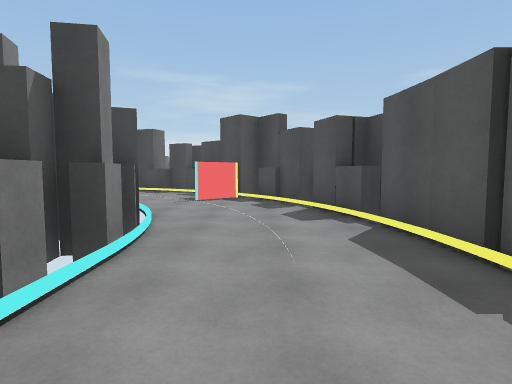
view 1 (above)

24 first-person views from a walk through a scene from a Unity 3-D project. The camera is 1.5 m above the floor, tilts 4° down and sees 80° across. The floor is counted in squares, 2 m on a side. Each view is taken from the middle of a square. On the plan, view 1 faces up. The plan holds only what a view shows up to about 10 squares ahead; the rest is blank. The place goes on beyond the plan. The player character is not drawn.

view 2
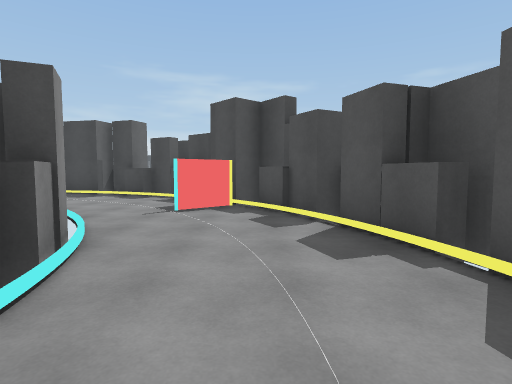

view 3
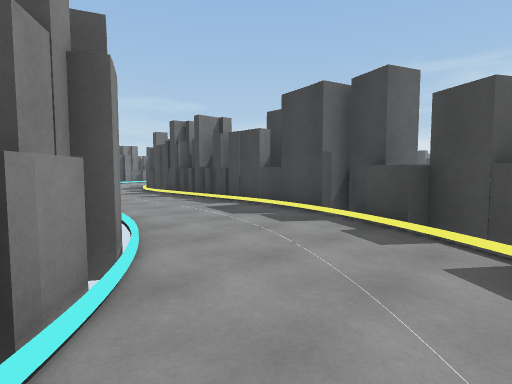

view 4
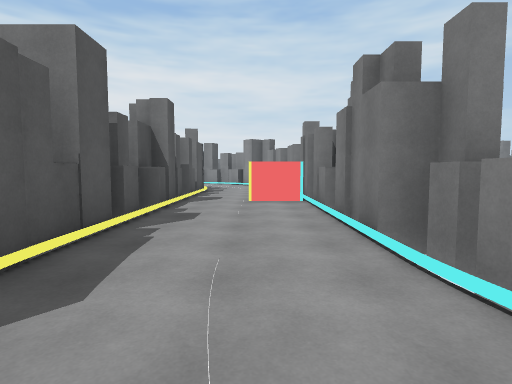

view 5
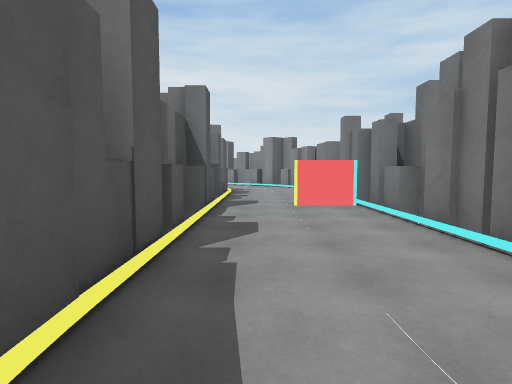

view 6
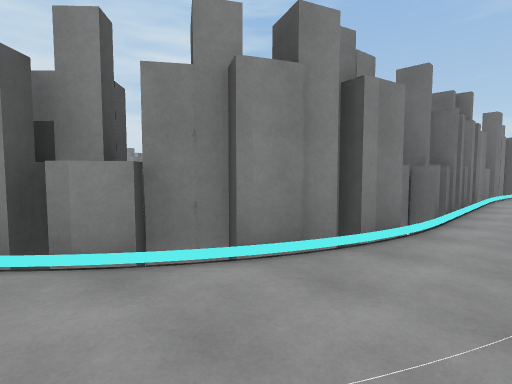

view 7
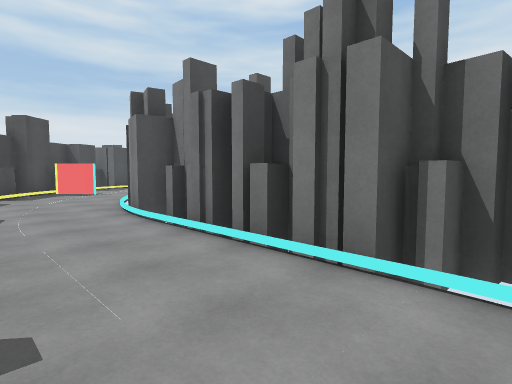

view 8
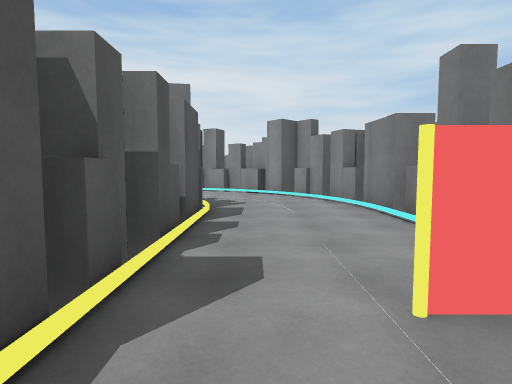

view 9
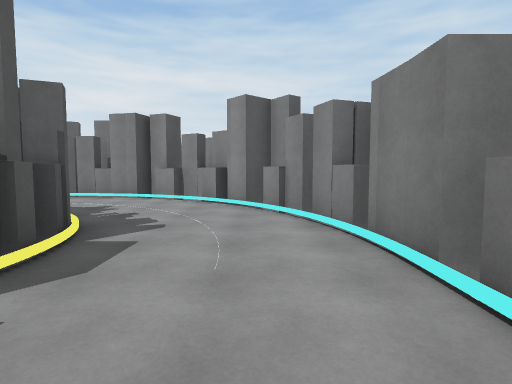

view 10
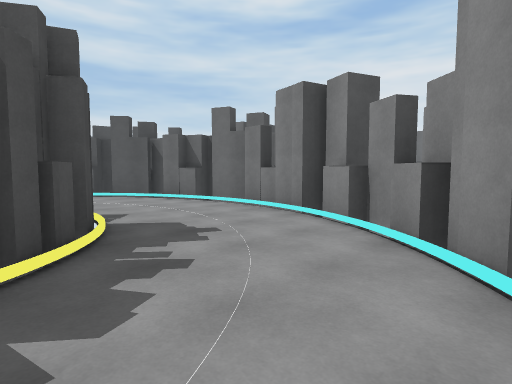

view 11
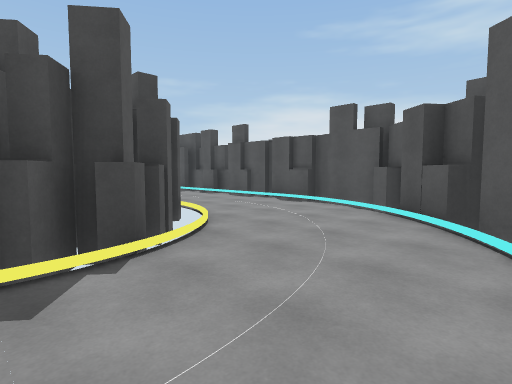

view 12
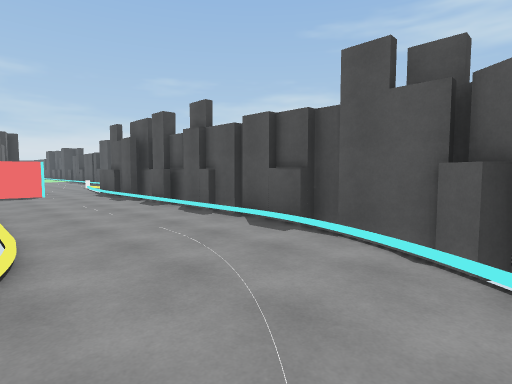

view 13
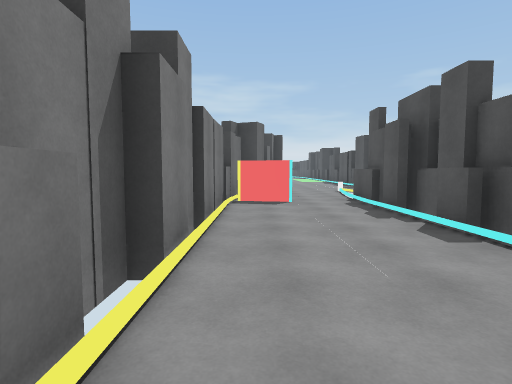

view 14
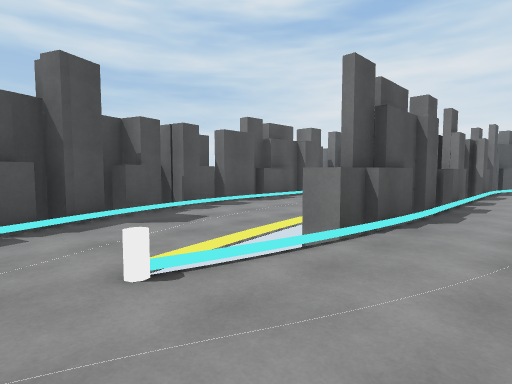

view 15
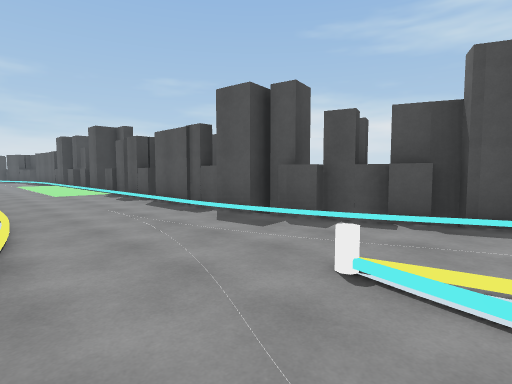

view 16
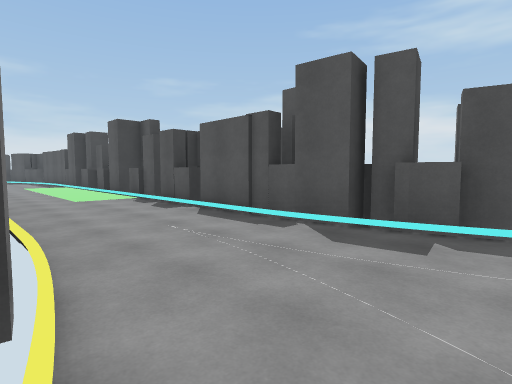

view 17
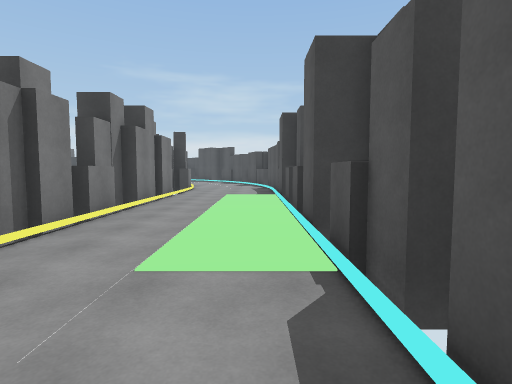

view 18
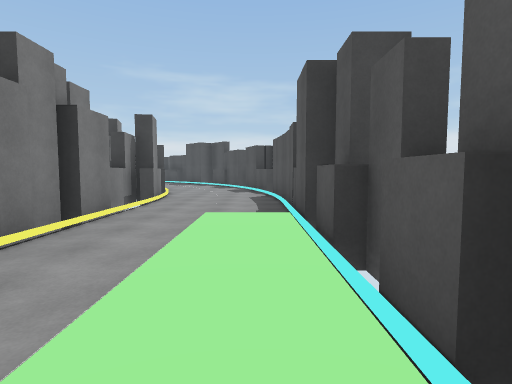

view 19
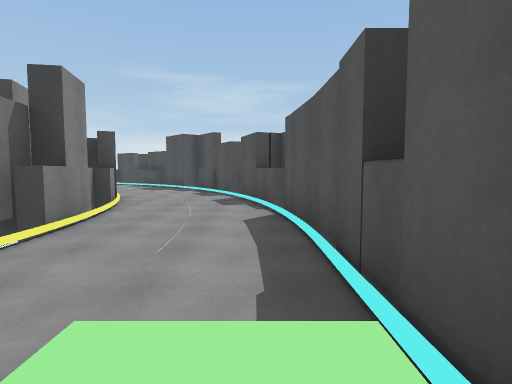

view 20
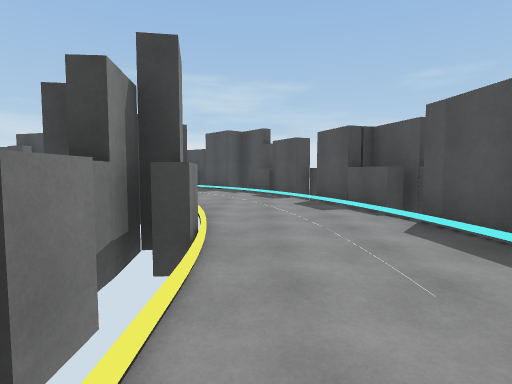

view 21
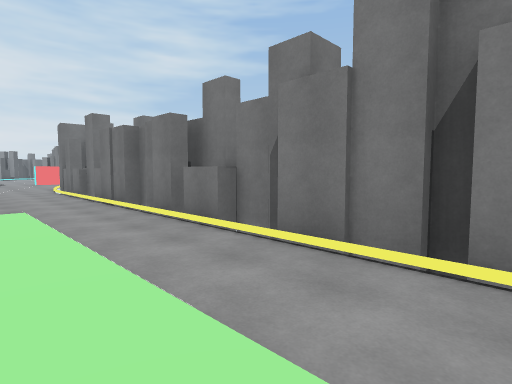

view 22
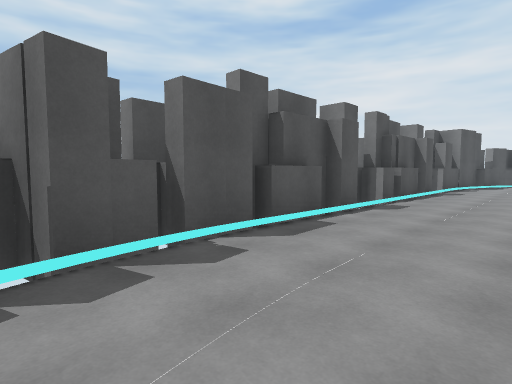

view 23
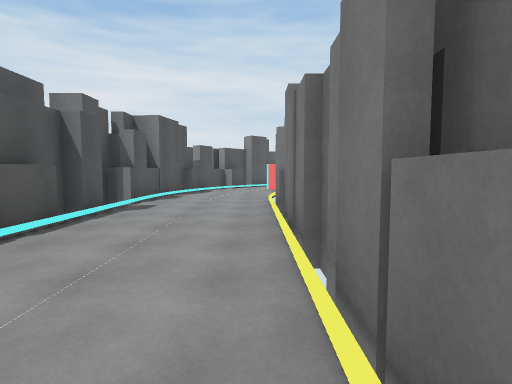

view 24
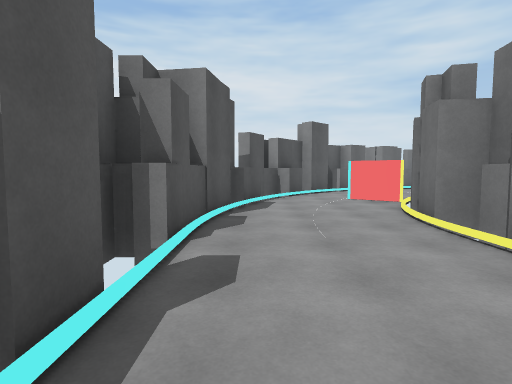

### Floor plan
Key: @ floor where view 1 was taken; # wall or solid block; . floor; = window, fence, low wall or low ledge; ^ raised ledge; O other object.
Columns run from 12 left of view 1 to 16 right of it. Each row starts with its distance up from view 1.
 29                      ...##
 28                     #....#
 27                     ##...##
 26                      #....#
 25                      ##...^
 24                      ##...#
 23                      #^...#
 22                       ^...#
 21                       #...#
 20                       #...#
 19                       #...#
 18                       #...#
 17                       #...^
 16                      #^...#
 15                       #...#
 14                       #...#
 13                       #...#
 12  #########            #...#
 11 .........##           ^...^
 10 ..........##          #...#
  9 ...........###        #...##
  8 ########...O##        #...##
  7        #^....##       #...##
  6        ###....#       ^...^#
  5          ##...#       .....##
  4          #^...#       ..=..##
  3           #...#       .. ...#
  2           #...#     # .. ...#
  1           #...#     # ..#...#
  0           #.@.#     ##..#...#
 -1           #...#     #...#...#
 -2           #...#     #...#...#
 -3           ###.#     #...#...#
 -4           #...#     #...#...#
 -5           #...#     #...#...
 -6           #...#     ^...#...^
 -7           #...##   ##...#...#
 -8            ^...#####....#...#
 -9           ##....###....##...#
-10            ##..........##...#
-11            ###........###...#
-12              ##.....#####...#
-13              ######### ##...#
-14                        #O...#
-15                         O..##
-16                         ..##
-17                          ###

Positions as (right, up) in squares from view 1, and headings:
1: (0, 0), facing up
2: (0, 2), facing up
3: (-2, 7), facing up-left
4: (0, 5), facing down
5: (1, 4), facing down
6: (-3, 10), facing down-left
7: (-12, 11), facing down-right
8: (1, -1), facing down
9: (0, -4), facing down
10: (0, -8), facing down-right
11: (5, -12), facing up-right
12: (8, -10), facing up-right
13: (9, -7), facing up
14: (10, 5), facing down-right
15: (10, 3), facing up-right
16: (10, 5), facing up-right
17: (13, 11), facing up
18: (13, 15), facing up
19: (13, 19), facing up
20: (11, 20), facing up
21: (13, 20), facing down-left
22: (13, 2), facing down-right
23: (13, -3), facing down
24: (15, -7), facing down
